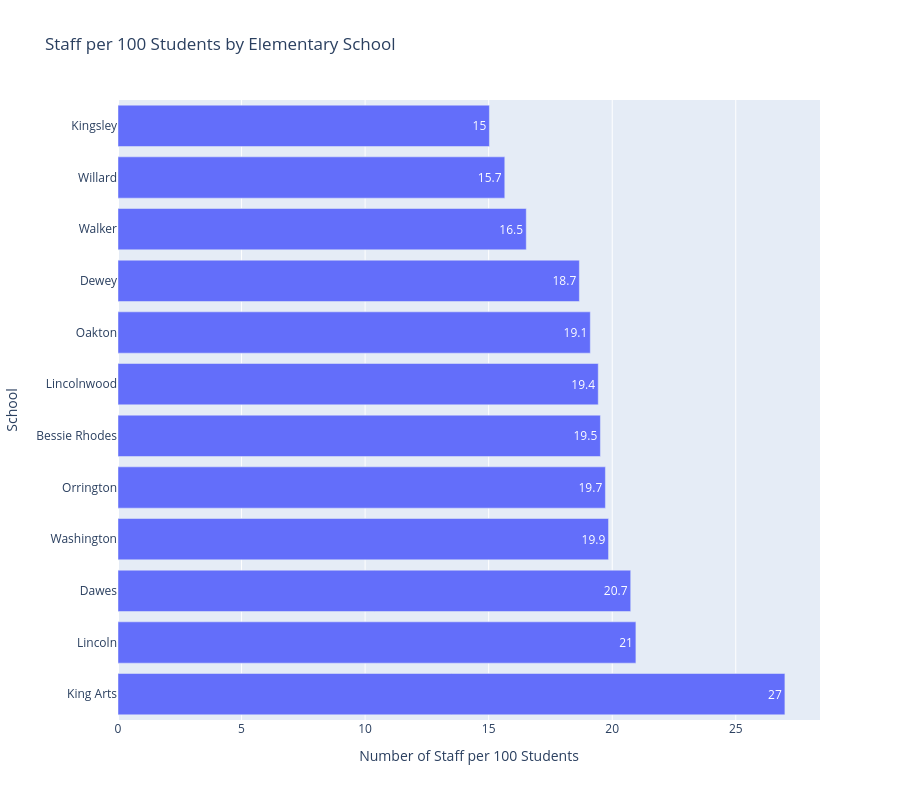

This figure's notebook cell:
### Code cell
# Staff per 100 students by school plot
elementary_schools = elementary_schools.sort_values('staff_per_100_students', ascending=False)

# Plot Staff by School
fig = go.Figure()
fig.add_trace(go.Bar(
    x=elementary_schools['staff_per_100_students'],
    y=elementary_schools['school'],
    orientation='h',
    text=elementary_schools['staff_per_100_students'].round(1),
    textposition='auto'
))
fig.update_layout(
    title='Staff per 100 Students by Elementary School',
    xaxis_title='Number of Staff per 100 Students',
    yaxis_title='School',
    height=800
)
fig.write_html('elementary_staff_per_100_students_by_school.html')
fig.show()

### Figure 1 — Plotly figure (JSON) as saved in the notebook; plotly's stock layout.template omitted (floating-point values rounded to 4 significant figures)
{"data": [{"orientation": "h", "text": [27.0, 21.0, 20.7, 19.9, 19.7, 19.5, 19.4, 19.1, 18.7, 16.5, 15.7, 15.0], "textposition": "auto", "type": "bar", "x": [26.99, 20.96, 20.75, 19.85, 19.72, 19.52, 19.43, 19.11, 18.67, 16.52, 15.65, 15.03], "y": ["King Arts", "Lincoln", "Dawes", "Washington", "Orrington", "Bessie Rhodes", "Lincolnwood", "Oakton", "Dewey", "Walker", "Willard", "Kingsley"]}], "layout": {"height": 800, "title": {"text": "Staff per 100 Students by Elementary School"}, "xaxis": {"title": {"text": "Number of Staff per 100 Students"}}, "yaxis": {"title": {"text": "School"}}}}
